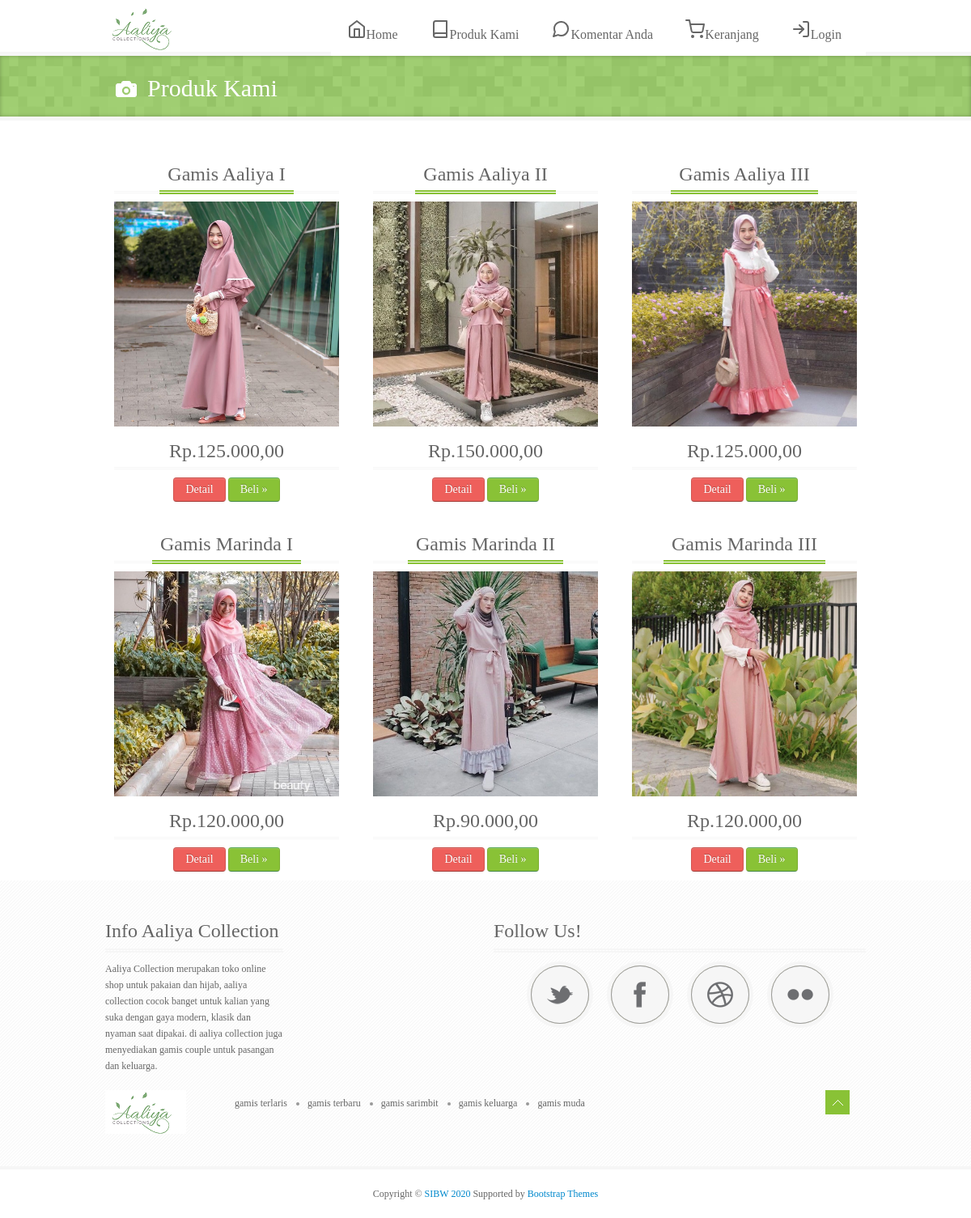
The app's page /index.php?link=produk with its own data.
### tables this page shows
CREATE TABLE `produk` (
  `br_id` int(11) NOT NULL,
  `br_nm` varchar(100) DEFAULT NULL,
  `br_item` int(11) DEFAULT NULL,
  `br_hrg` double DEFAULT NULL,
  `br_stok` int(11) DEFAULT NULL,
  `br_satuan` varchar(20) DEFAULT NULL,
  `br_sts` char(1) DEFAULT NULL,
  `ket` varchar(200) DEFAULT NULL,
  `br_kat` varchar(20) DEFAULT NULL,
  `br_gbr` varchar(200) DEFAULT NULL
);

### content/produk.php (the view)
<div id="page-title">
           <div id="page-title-inner">
               <div class="container">
                       <h2><i class="ico-camera ico-white"></i>Produk Kami</h2>
               </div>
           </div>
</div>
       <div id="wrapper">
           <div class="container">
               <div class="row">
                   <?php
                   $sql = mysqli_query($koneksi, "SELECT * FROM produk ORDER BY br_id DESC");
                   if (mysqli_num_rows($sql) == 0) {
                       echo "Tidak ada produk!";
                   } else {
                       while ($data = mysqli_fetch_assoc($sql)) {
                           ?>
                           <div class="span4">
                               <div class="icons-box">
                                   <div class="title"><h3><?php echo $data['br_nm']; ?></h3></div>
                                   <img src="<?php echo $data['br_gbr']; ?>" />
                                   <div><h3>Rp.<?php echo number_format($data['br_hrg'], 2, ",", "."); ?></h3></div>
                                   <div class="clear">
                                       <a href="index.php?link=detailbarang&kd=<?php echo $data['br_id']; ?>" class="btn btn-lg btn-danger">Detail</a>
                                       <a href="cart.php?act=add&amp;barang_id=<?php echo $data['br_id']; ?>&amp;ref=index.php?link=keranjang&kd=<?php echo $data['br_id']; ?>" class="btn btn-lg btn-success">Beli &raquo;</a>
                                   </div>
                               </div>
                           </div>
                           <?php
                       }
                   }
                   ?>
               </div>
           </div>
       </div>

### assets/css/style.css (style rules this page uses)
.clear { clear:both; }
body { font-family: 'Droid Sans'; font-size: 12px; color: #666; }
h1, h2, h3, h4, h5, h6 { font-family: "Boogaloo" !important; font-weight: normal !important; color: #666; margin: 0; padding: 0; }
.title { border-bottom: 3px double #f6f6f6; margin-bottom: 10px; }
.title h1, .title h2, .title h3, .title h4, .title h5, .title h6 { border-bottom: 5px double #89c236 !important; margin-bottom: -4px !important; display: inline-block !important; padding: 0px 10px !important; margin-left:15px !important; margin-right:15px !important; }
#wrapper { background: #fff; }
#page-title { background: url(../img/bg-grey2.png); display: block; margin-bottom: 25px; position: relative; z-index: 20; border-bottom: 5px solid #f6f6f6; }
#page-title-inner { background: rgba(153,204,102, 0.9); -webkit-box-shadow: inset 0px 0px 5px rgba(0,0,0,.25); -moz-box-shadow: inset 0px 0px 5px rgba(0,0,0,.25); box-shadow: inset 0px 0px 5px rgba(0,0,0,.25); padding: 10px; }
#page-title i { margin: -6px 2px -5px -18px; padding: 0px; }
#page-title h2 { display: inline-block; font-family: "Boogaloo" !important; color: #fff; padding: 10px 20px 5px 20px; font-size: 30px; }
.icons-box { text-align: center; border: 1px solid #fff; padding: 20px 10px 10px 10px; }
.icons-box h3 { margin: 0 auto; padding-top: 10px; border-bottom: 3px double #f6f6f6; margin-bottom: 10px; }
.btn { border-color: #c5c5c5; border-color: rgba(0, 0, 0, 0.15) rgba(0, 0, 0, 0.15) rgba(0, 0, 0, 0.25); }
.btn-danger { background-color: #da4f49; color: #ffffff; background-image: -moz-linear-gradient(top, #ee5f5b, #ee5f5b); background-image: -ms-linear-gradient(top, #ee5f5b, #ee5f5b); background-image: -webkit-gradient(linear, 0 0, 0 100%, from(#ee5f5b), to(#ee5f5b)); background-image: -webkit-linear-gradient(top, #ee5f5b, #ee5f5b); background-image: -o-linear-gradient(top, #ee5f5b, #ee5f5b); background-image: linear-gradient(top, #ee5f5b, #ee5f5b); background-repeat: repeat-x; filter: progid:DXImageTransform.Microsoft.gradient(startColorstr='#'ee5f5b, endColorstr='#'ee5f5b, GradientType=0); border-color: #bd362f #bd362f #802420; border-color: rgba(0, 0, 0, 0.1) rgba(0, 0, 0, 0.1) rgba(0, 0, 0, 0.25); filter: progid:DXImageTransform.Microsoft.gradient(enabled = false); }
.btn-success { background-color: #5bb75b; color: #ffffff; background-image: -moz-linear-gradient(top, #89c236, #89c236); background-image: -ms-linear-gradient(top, #89c236, #89c236); background-image: -webkit-gradient(linear, 0 0, 0 100%, from(#89c236), to(#89c236)); background-image: -webkit-linear-gradient(top, #89c236, #89c236); background-image: -o-linear-gradient(top, #89c236, #89c236); background-image: linear-gradient(top, #89c236, #89c236); background-repeat: repeat-x; filter: progid:DXImageTransform.Microsoft.gradient(startColorstr='#'89c236, endColorstr='#'89c236, GradientType=0); border-color: #51a351 #51a351 #387038; border-color: rgba(0, 0, 0, 0.1) rgba(0, 0, 0, 0.1) rgba(0, 0, 0, 0.25); filter: progid:DXImageTransform.Microsoft.gradient(enabled = false); }

### records on screen
produk: br_nm "Gamis Aaliya I", br_gbr (picture), br_hrg "125.000,00"
produk: br_nm "Gamis Aaliya II", br_gbr (picture), br_hrg "150.000,00"
produk: br_nm "Gamis Aaliya III", br_gbr (picture), br_hrg "125.000,00"
produk: br_nm "Gamis Marinda I", br_gbr (picture), br_hrg "120.000,00"
produk: br_nm "Gamis Marinda II", br_gbr (picture), br_hrg "90.000,00"
produk: br_nm "Gamis Marinda III", br_gbr (picture), br_hrg "120.000,00"
